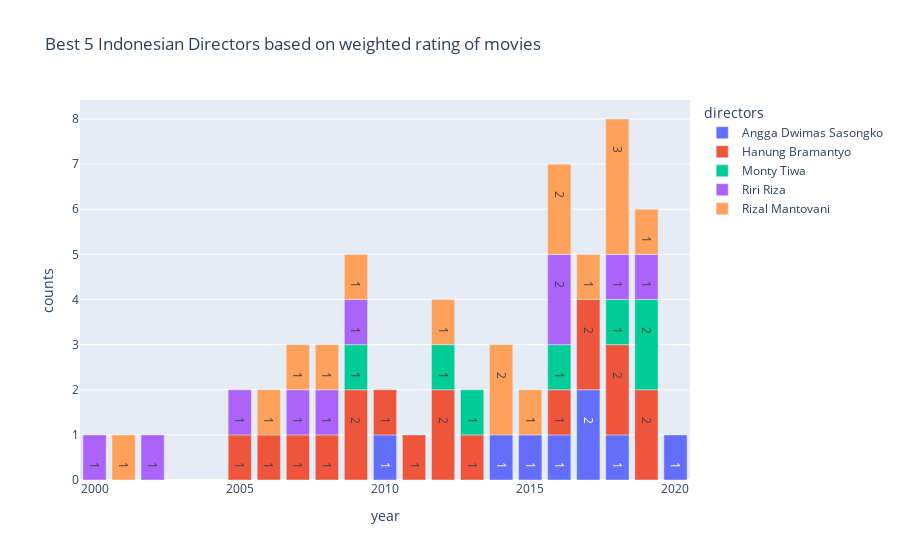

Notebook cell for this chart:
### Code cell
fig = px.bar(df_g, 
            x = 'year',
            y = 'counts',
            color='directors',
            text=df_g['counts'].apply(lambda x: '{0:9.0f}'.format(x)),
            title= 'Best 5 Indonesian Directors based on weighted rating of movies')
fig.show()

### Figure 1 — Plotly figure (JSON) as saved in the notebook; plotly's stock layout.template omitted (floating-point values rounded to 4 significant figures)
{"data": [{"alignmentgroup": "True", "hovertemplate": "directors=Angga Dwimas Sasongko<br>year=%{x}<br>counts=%{y}<br>text=%{text}<extra></extra>", "legendgroup": "Angga Dwimas Sasongko", "marker": {"color": "#636efa", "pattern": {"shape": ""}}, "name": "Angga Dwimas Sasongko", "offsetgroup": "Angga Dwimas Sasongko", "orientation": "v", "showlegend": true, "text": ["        1", "        1", "        1", "        1", "        2", "        1", "        1"], "textposition": "auto", "type": "bar", "x": [2010, 2014, 2015, 2016, 2017, 2018, 2020], "xaxis": "x", "y": [1, 1, 1, 1, 2, 1, 1], "yaxis": "y"}, {"alignmentgroup": "True", "hovertemplate": "directors=Hanung Bramantyo<br>year=%{x}<br>counts=%{y}<br>text=%{text}<extra></extra>", "legendgroup": "Hanung Bramantyo", "marker": {"color": "#EF553B", "pattern": {"shape": ""}}, "name": "Hanung Bramantyo", "offsetgroup": "Hanung Bramantyo", "orientation": "v", "showlegend": true, "text": ["        1", "        1", "        1", "        1", "        2", "        1", "        1", "        2", "        1", "        1", "        2", "        2", "        2"], "textposition": "auto", "type": "bar", "x": [2005, 2006, 2007, 2008, 2009, 2010, 2011, 2012, 2013, 2016, 2017, 2018, 2019], "xaxis": "x", "y": [1, 1, 1, 1, 2, 1, 1, 2, 1, 1, 2, 2, 2], "yaxis": "y"}, {"alignmentgroup": "True", "hovertemplate": "directors=Monty Tiwa<br>year=%{x}<br>counts=%{y}<br>text=%{text}<extra></extra>", "legendgroup": "Monty Tiwa", "marker": {"color": "#00cc96", "pattern": {"shape": ""}}, "name": "Monty Tiwa", "offsetgroup": "Monty Tiwa", "orientation": "v", "showlegend": true, "text": ["        1", "        1", "        1", "        1", "        1", "        2"], "textposition": "auto", "type": "bar", "x": [2009, 2012, 2013, 2016, 2018, 2019], "xaxis": "x", "y": [1, 1, 1, 1, 1, 2], "yaxis": "y"}, {"alignmentgroup": "True", "hovertemplate": "directors=Riri Riza<br>year=%{x}<br>counts=%{y}<br>text=%{text}<extra></extra>", "legendgroup": "Riri Riza", "marker": {"color": "#ab63fa", "pattern": {"shape": ""}}, "name": "Riri Riza", "offsetgroup": "Riri Riza", "orientation": "v", "showlegend": true, "text": ["        1", "        1", "        1", "        1", "        1", "        1", "        2", "        1", "        1"], "textposition": "auto", "type": "bar", "x": [2000, 2002, 2005, 2007, 2008, 2009, 2016, 2018, 2019], "xaxis": "x", "y": [1, 1, 1, 1, 1, 1, 2, 1, 1], "yaxis": "y"}, {"alignmentgroup": "True", "hovertemplate": "directors=Rizal Mantovani<br>year=%{x}<br>counts=%{y}<br>text=%{text}<extra></extra>", "legendgroup": "Rizal Mantovani", "marker": {"color": "#FFA15A", "pattern": {"shape": ""}}, "name": "Rizal Mantovani", "offsetgroup": "Rizal Mantovani", "orientation": "v", "showlegend": true, "text": ["        1", "        1", "        1", "        1", "        1", "        1", "        2", "        1", "        2", "        1", "        3", "        1"], "textposition": "auto", "type": "bar", "x": [2001, 2006, 2007, 2008, 2009, 2012, 2014, 2015, 2016, 2017, 2018, 2019], "xaxis": "x", "y": [1, 1, 1, 1, 1, 1, 2, 1, 2, 1, 3, 1], "yaxis": "y"}], "layout": {"barmode": "relative", "legend": {"title": {"text": "directors"}, "tracegroupgap": 0}, "title": {"text": "Best 5 Indonesian Directors based on weighted rating of movies"}, "xaxis": {"anchor": "y", "domain": [0, 1], "title": {"text": "year"}}, "yaxis": {"anchor": "x", "domain": [0, 1], "title": {"text": "counts"}}}}
